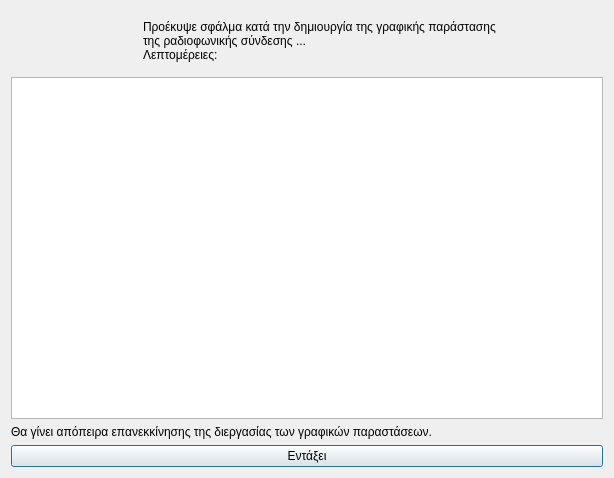
<?xml version="1.0" encoding="UTF-8"?>
<ui version="4.0">
 <class>Dialog</class>
 <widget class="QDialog" name="Dialog">
  <property name="geometry">
   <rect>
    <x>0</x>
    <y>0</y>
    <width>614</width>
    <height>478</height>
   </rect>
  </property>
  <property name="windowTitle">
   <string>Σφάλμα γραφικής παράστασης</string>
  </property>
  <property name="windowIcon">
   <iconset resource="../../../icons.qrc">
    <normaloff>:/rest-windows/assets/images/rest-windows/information.png</normaloff>:/rest-windows/assets/images/rest-windows/information.png</iconset>
  </property>
  <layout class="QGridLayout" name="gridLayout">
   <item row="0" column="0">
    <widget class="QFrame" name="frame">
     <property name="styleSheet">
      <string notr="true">QFrame{border:0px;}</string>
     </property>
     <property name="frameShape">
      <enum>QFrame::StyledPanel</enum>
     </property>
     <property name="frameShadow">
      <enum>QFrame::Raised</enum>
     </property>
     <layout class="QHBoxLayout" name="horizontalLayout">
      <item>
       <widget class="QLabel" name="image_label">
        <property name="maximumSize">
         <size>
          <width>117</width>
          <height>117</height>
         </size>
        </property>
        <property name="text">
         <string/>
        </property>
        <property name="pixmap">
         <pixmap resource="../../../icons.qrc">:/rest-windows/assets/images/rest-windows/information.png</pixmap>
        </property>
        <property name="scaledContents">
         <bool>true</bool>
        </property>
       </widget>
      </item>
      <item>
       <widget class="QLabel" name="label">
        <property name="text">
         <string>Προέκυψε σφάλμα κατά την δημιουργία της γραφικής παράστασης
της ραδιοφωνικής σύνδεσης ...
Λεπτομέρειες:</string>
        </property>
        <property name="alignment">
         <set>Qt::AlignJustify|Qt::AlignVCenter</set>
        </property>
       </widget>
      </item>
     </layout>
    </widget>
   </item>
   <item row="3" column="0">
    <widget class="QPushButton" name="ok">
     <property name="text">
      <string>Εντάξει</string>
     </property>
     <property name="icon">
      <iconset resource="../../../icons.qrc">
       <normaloff>:/rest-windows/assets/images/rest-windows/ok.png</normaloff>:/rest-windows/assets/images/rest-windows/ok.png</iconset>
     </property>
    </widget>
   </item>
   <item row="1" column="0">
    <widget class="QPlainTextEdit" name="details"/>
   </item>
   <item row="2" column="0">
    <widget class="QLabel" name="label_2">
     <property name="text">
      <string>Θα γίνει απόπειρα επανεκκίνησης της διεργασίας των γραφικών παραστάσεων.</string>
     </property>
     <property name="alignment">
      <set>Qt::AlignJustify|Qt::AlignVCenter</set>
     </property>
    </widget>
   </item>
  </layout>
 </widget>
 <tabstops>
  <tabstop>details</tabstop>
  <tabstop>ok</tabstop>
 </tabstops>
 <resources>
  <include location="../../../icons.qrc"/>
  <include location="../../../icons.qrc"/>
 </resources>
 <connections/>
</ui>
